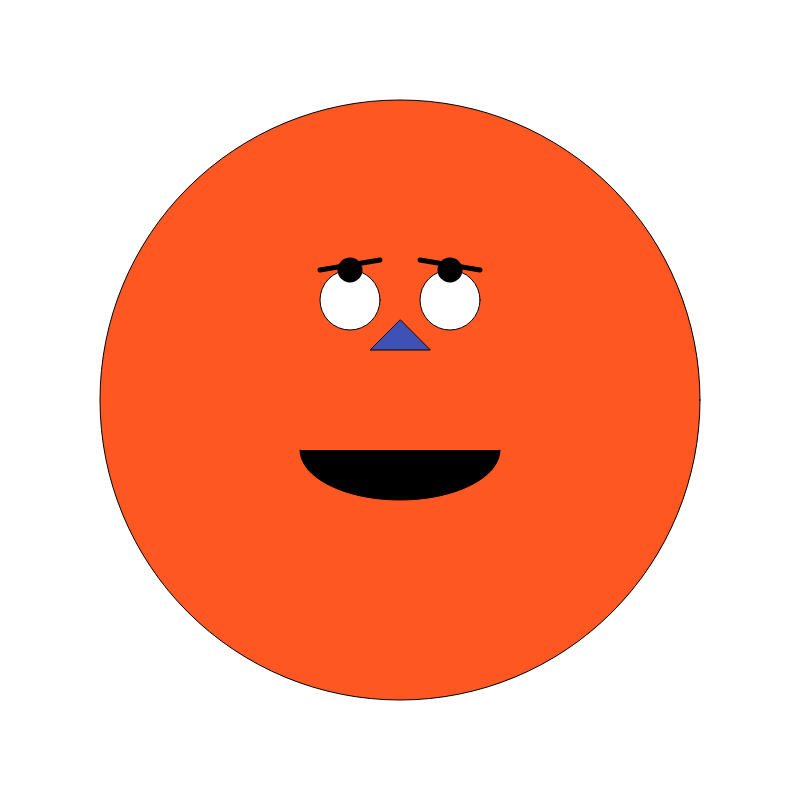
Frame 1 (no input)
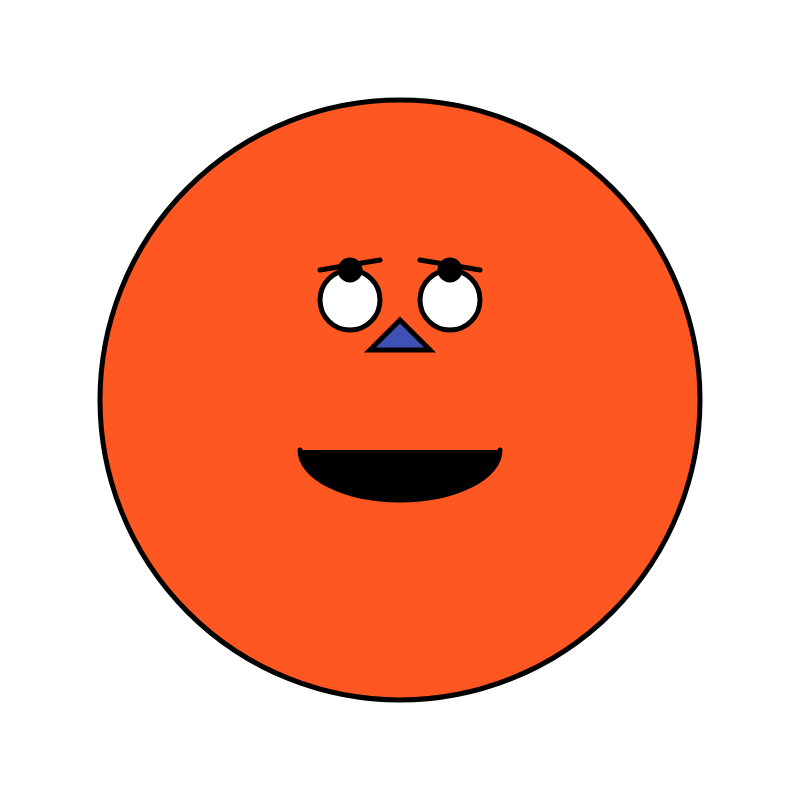
Frame 60 (no input)
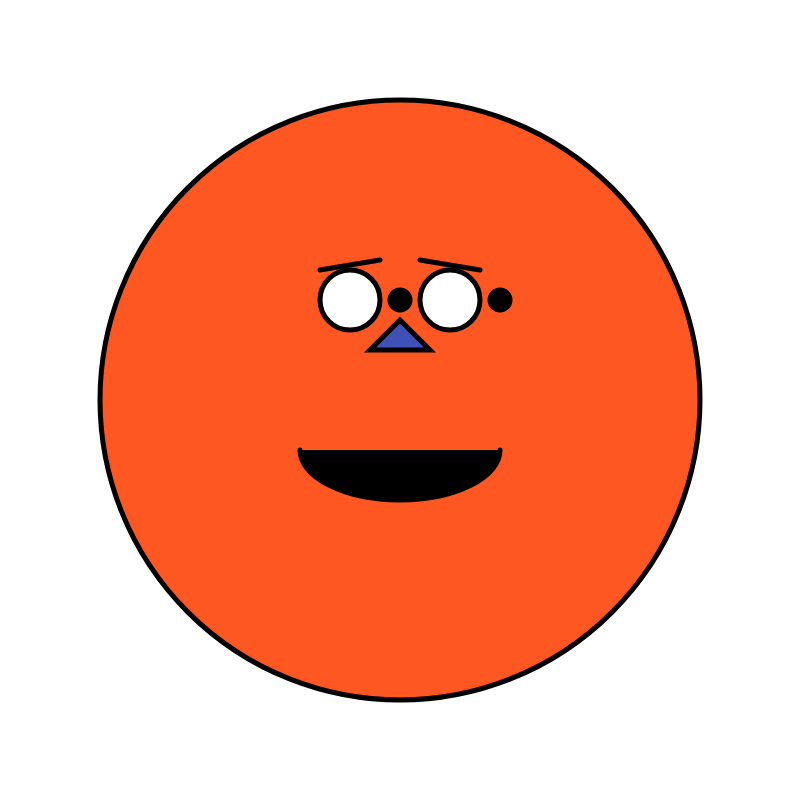
Frame 120 (the mouse pressed at the canvas centre since frame 60)

The p5.js sketch that drew these frames (run headless with seeded random() and noise() and a simulated clock; from frame 60 on, the mouse is pressed at the canvas centre):

// p5.js sketch
// ── sketch.js
function setup() {
  createCanvas(800, 800);
}

let olhoX;
let olhoY;

let corRosto = "#FF5722";  // Cor inicial do rosto
let corOlhos = "white";    // Cor inicial dos olhos
let corBoca = "black";     // Cor inicial da boca
let corNariz = "#3F51B5";  // Cor inicial do nariz

function setup() {
  createCanvas(800, 800);
}

function draw() {
  background(255);

  // Desenha o rosto com cor variável
  fill(corRosto);
  circle(400, 400, 600); // Rosto centralizado
  
  // Desenha os olhos com cor variável
  fill(corOlhos);
  circle(350, 300, 60); // Olho esquerdo
  circle(450, 300, 60); // Olho direito
  
  // Desenha a boca com cor variável
  fill(corBoca);
  arc(400, 450, 200, 100, 0, PI); // Boca

  // Desenha o nariz com cor variável
  fill(corNariz);
  triangle(400, 320, 370, 350, 430, 350); // Nariz
  
  // Desenha as sobrancelhas
  strokeWeight(5);
  line(320, 270, 380, 260); // Sobrancelha esquerda
  line(420, 260, 480, 270); // Sobrancelha direita

  // Atualiza a posição das pupilas com base no movimento do mouse
  olhoX = map(mouseX, 0, width, 350, 450);
  olhoY = map(mouseY, 0, height, 270, 330);
  
  // Desenha as pupilas
  fill("black");
  circle(olhoX, olhoY, 20); // Pupila esquerda
  circle(olhoX + 100, olhoY, 20); // Pupila direita
  
  // Muda a cor do rosto ao pressionar a tecla 'C'
  if (keyIsPressed && key === 'c') {
    corRosto = color(random(255), random(255), random(255)); // Cor aleatória para o rosto
    corOlhos = color(random(255), random(255), random(255)); // Cor aleatória para os olhos
    corBoca = color(random(255), random(255), random(255)); // Cor aleatória para a boca
    corNariz = color(random(255), random(255), random(255)); // Cor aleatória para o nariz
  }
  
  // Exibe as coordenadas do mouse se estiver pressionado
  if (mouseIsPressed) {
    console.log(mouseX, mouseY);
  }
}
